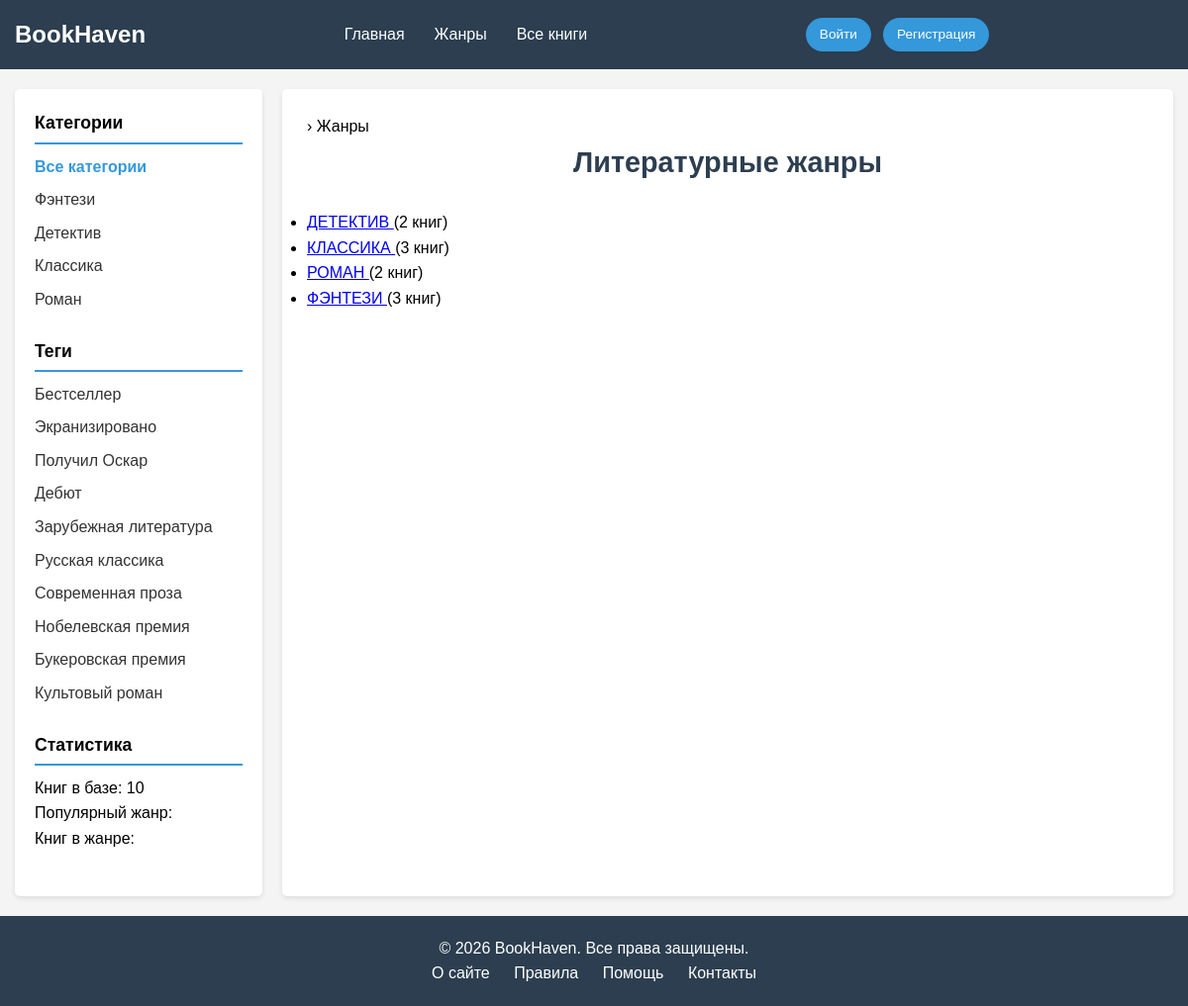
/genres/, run on an earlier commit of the app's database.
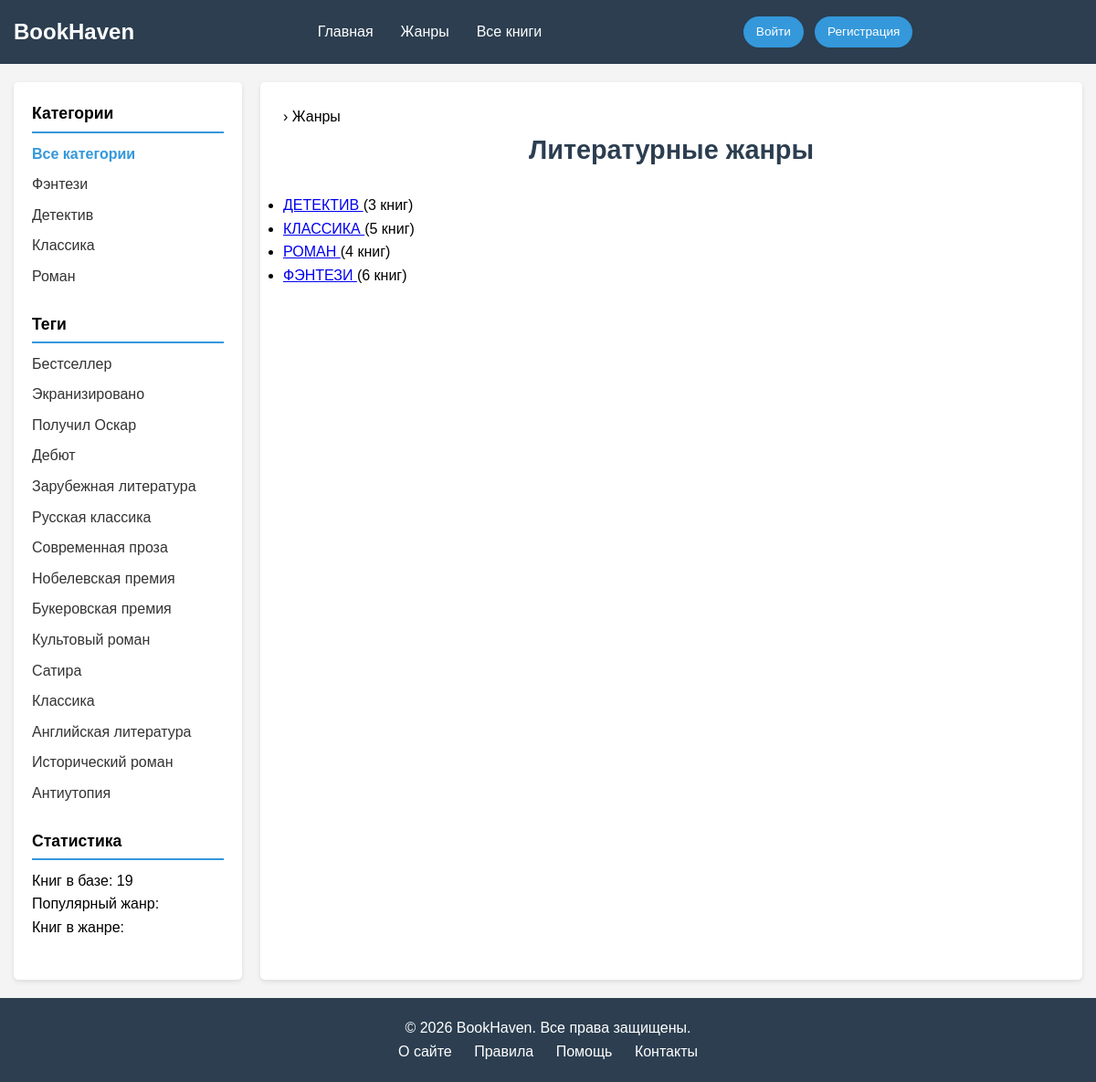
And on a later commit of the database.
### pages/models.py (models this page shows, shortened)
class Category(models.Model):
    name = models.CharField(max_length=100, db_index=True, verbose_name="Название")
    slug = models.SlugField(max_length=255, unique=True, db_index=True, verbose_name="URL")
    class Meta:
        verbose_name = 'Категория'
        verbose_name_plural = 'Категории'

class TagPost(models.Model):
    tag = models.CharField(max_length=100, db_index=True, verbose_name="Тег")
    slug = models.SlugField(max_length=255, unique=True, db_index=True, verbose_name="URL")
    class Meta:
        verbose_name = 'Тег'
        verbose_name_plural = 'Теги'

### books/views.py (the view)
# urls.py: path('genres/', views.genres_list, name='genres'),
def genres_list(request):
    categories_with_count = Category.objects.annotate(
        book_count=Count('books')
    ).filter(book_count__gt=0)
    total_books = Book.published.count()
    categories = Category.objects.all()
    tags = TagPost.objects.all()
    context = {
        'title': 'Литературные жанры',
        'genres': categories_with_count,
        'categories': categories,
        'tags': tags,
        'online_users': 42,
        'selected_category': 0,
        'total_books': total_books,
        'total_users': 1234,
    }
    return render(request, 'pages/genres.html', context)

### pages/models.py (called while the page is built)
    def get_queryset(self):
        return super().get_queryset().filter(is_published=Book.Status.PUBLISHED)

### templates/pages/genres.html
{% extends 'pages/base.html' %}
{% block breadcrumbs %} › Жанры{% endblock %}
{% block content %}
    <ul class="genres-list">
    {% for genre in genres %}
        <li>
            <a href="{% url 'genre_detail' genre.slug %}">
                {{ genre.name|upper }}
            </a>
            ({{ genre.book_count }} книг)
        </li>
    {% endfor %}
    </ul>
{% endblock %}

### templates/pages/base.html (shortened to what this page needs)
<!DOCTYPE html>
{% load static %}
{% load book_tags %}
<html lang="ru">
<head>
    <link rel="stylesheet" href="{% static 'pages/css/style.css' %}">
</head>
<body>
    <div class="wrapper">
        <header class="header">
            <div class="container">
                <div class="header__inner">
                    <a href="{% url 'home' %}" class="logo">BookHaven</a>
                    <nav class="nav">
                        <ul class="menu">
                            <li class="menu__item"><a href="{% url 'home' %}" class="menu__link">Главная</a></li>
                            <li class="menu__item"><a href="{% url 'genres' %}" class="menu__link">Жанры</a></li>
                            <li class="menu__item"><a href="{% url 'all_books' %}" class="menu__link">Все книги</a></li>
                        </ul>
                    </nav>
                    <div class="user-menu">
                        {% if user.is_authenticated %}
                            <span class="user-name">{{ user.username }}</span>
                            <a href="{% url 'users:profile' %}" class="btn btn-small">Профиль</a>
                            <form method="post" action="{% url 'users:logout' %}" style="display: inline;">
                                {% csrf_token %}
                                <button type="submit" class="btn btn-small">Выйти</button>
                            </form>
                        {% else %}
                            <a href="{% url 'users:login' %}" class="btn btn-small">Войти</a>
                            <a href="{% url 'users:register' %}" class="btn btn-small">Регистрация</a>
                        {% endif %}
                    </div>
                </div>
            </div>
        </header>
        <main class="main">
            <div class="container">
                <div class="content-wrapper">
                    <aside class="sidebar">
                        <div class="sidebar__section">
                            <h3 class="sidebar__title">Категории</h3>
                            <ul class="sidebar__menu">
                                <li class="{% if selected_category == 0 %}selected{% endif %}">
                                    <a href="{% url 'home' %}">Все категории</a>
                                </li>
                                {% for category in categories %}
                                    <li class="{% if category.id == selected_category %}selected{% endif %}">
                                        <a href="{% url 'category' category.slug %}">
                                            {{ category.name }}
                                        </a>
                                    </li>
                                {% endfor %}
                            </ul>
                        </div>
                        <div class="sidebar__section">
                            <h3 class="sidebar__title">Теги</h3>
                            <ul class="sidebar__menu">
                                {% for tag in tags %}
                                    <li><a href="{% url 'tag' tag.slug %}">{{ tag.tag }}</a></li>
                                {% empty %}
                                    <li>Теги не добавлены</li>
                                {% endfor %}
                            </ul>
                        </div>
                        <div class="sidebar__section">
                            <h3 class="sidebar__title">Статистика</h3>
                            <div class="forum-stats">
                                <div class="stat-item">
                                    <span class="stat-label">Книг в базе:</span>
                                    <span class="stat-value">{{ total_books }}</span>
                                </div>
                                <div class="stat-item">
                                    <span class="stat-label">Популярный жанр:</span>
                                </div>
                                <div class="stat-item">
                                    <span class="stat-label">Книг в жанре:</span>
                                </div>
                            </div>
                        </div>
                    </aside>
                    <section class="content">
                        {% block breadcrumbs %}{% endblock %}
                        <h1 class="page-title">{{ title }}</h1>
                        {% block content %}
                        {% endblock %}
                    </section>
                </div>
            </div>
        </main>
        <footer class="footer">
            <div class="container">
                <div class="footer__inner">
                    <div class="footer__copyright">
                        &copy; {% now "Y" %} BookHaven. Все права защищены.
                    </div>
                    <div class="footer__menu">
                        <a href="{% url 'about' %}">О сайте</a>
                        <a href="{% url 'rules' %}">Правила</a>
                        <a href="{% url 'help' %}">Помощь</a>
                        <a href="{% url 'contacts' %}">Контакты</a>
                    </div>
                </div>
            </div>
        </footer>
    </div>
</body>
</html>

### static/pages/css/style.css (style rules this page uses)
* { margin: 0; padding: 0; box-sizing: border-box; }
body { font-family: Arial, sans-serif; line-height: 1.6; background-color: #f4f4f4; }
.wrapper { min-height: 100vh; display: flex; flex-direction: column; }
.container { max-width: 1200px; margin: 0 auto; padding: 0 15px; }
.header { background-color: #2c3e50; color: white; padding: 1rem 0; }
.header__inner { display: flex; justify-content: space-between; align-items: center; flex-wrap: wrap; }
.logo { color: white; text-decoration: none; font-size: 1.5rem; font-weight: bold; }
.menu { display: flex; list-style: none; margin: 0; padding: 0; }
.menu li a { color: white; text-decoration: none; padding: 0 15px; }
.user-menu { display: flex; align-items: center; gap: 12px; margin-left: 20px; }
.user-menu .btn-small { padding: 6px 14px; font-size: 0.85rem; font-weight: 500; background-color: #3498db; color: white; text-decoration: none; border-radius: 25px; border: none; cursor: pointer; transition: all 0.3s ease; }
.main { flex: 1; padding: 20px 0; }
.content-wrapper { display: grid; grid-template-columns: 250px 1fr; gap: 20px; }
.sidebar { background-color: white; padding: 20px; border-radius: 5px; box-shadow: 0 2px 5px rgba(0, 0, 0, 0.1); }
.sidebar__section { margin-bottom: 25px; }
.sidebar__title { font-size: 1.1rem; margin-bottom: 10px; padding-bottom: 5px; border-bottom: 2px solid #3498db; }
.sidebar__menu { list-style: none; }
.sidebar__menu li { margin-bottom: 8px; }
.sidebar__menu a { color: #333; text-decoration: none; }
.sidebar__menu .selected a { color: #3498db; font-weight: bold; }
.content { background-color: white; padding: 25px; border-radius: 5px; box-shadow: 0 2px 5px rgba(0, 0, 0, 0.1); }
.page-title { font-size: 1.8rem; margin-bottom: 20px; color: #2c3e50; }
.btn { display: inline-block; padding: 8px 15px; background-color: #3498db; color: white; text-decoration: none; border-radius: 4px; transition: background-color 0.3s; font-size: 0.9rem; }
.footer { background-color: #2c3e50; color: white; padding: 20px 0; margin-top: auto; text-align: center; }
.footer__menu a { color: white; text-decoration: none; margin: 0 10px; }

### templates/pages/base.html (style rules this page uses)
.page-title { text-align: center; margin-bottom: 25px; }

What changed in the data, as far as the page shows it:
computed for Category "Фэнтези": book_count "3" → "6"
computed for Category "Детектив": book_count "2" → "3"
computed for Category "Классика": book_count "3" → "5"
computed for Category "Роман": book_count "2" → "4"
added TagPost: tag "Сатира"
added TagPost: tag "Классика"
added TagPost: tag "Английская литература"
added TagPost: tag "Исторический роман"
added TagPost: tag "Антиутопия"
Also different on the page:
{{ total_books }}: "10" → "19"
